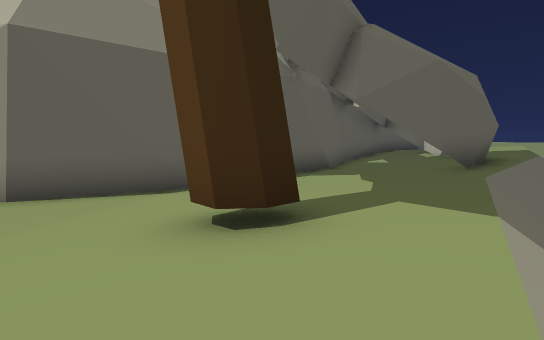
[1] (above)

24 first-person views from a walk through a scene from a Unity 3-D project. The camera is 1.3 m above the floor, tilts 6° down and sees 80° across. The floor is counted in squares, 2 m on a side. Each view is taken from the middle of a square. On the plan, view 1 faces up. The plan holds only what a view shows up to about 10 squares ahead; the rest is blank. The place goes on beyond the plan. The player character is not drawn.

[2]
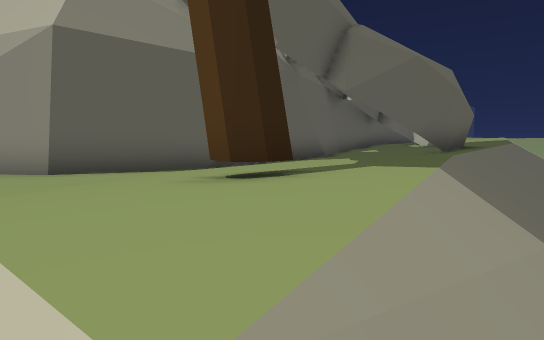

[3]
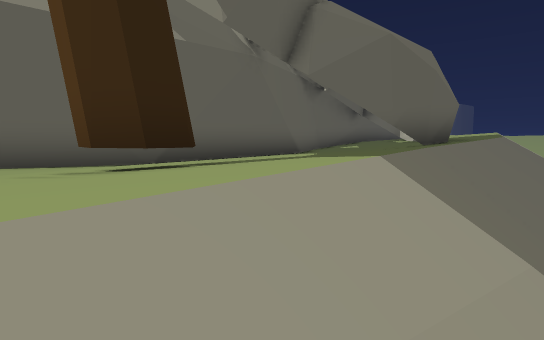

[4]
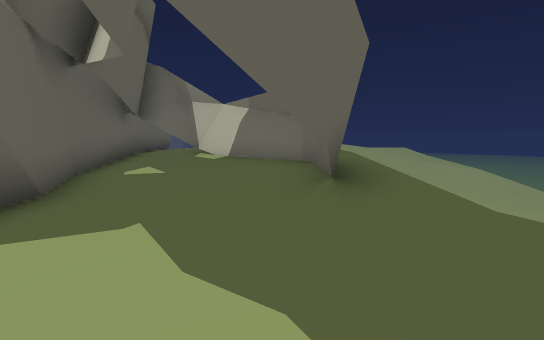

[5]
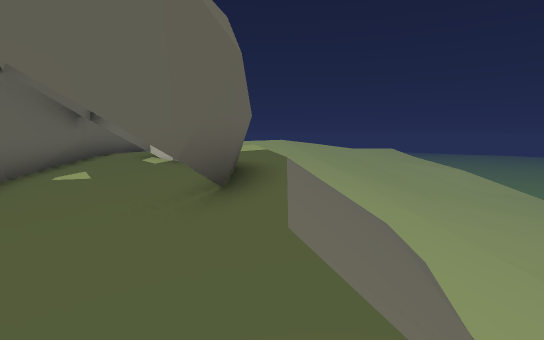

[6]
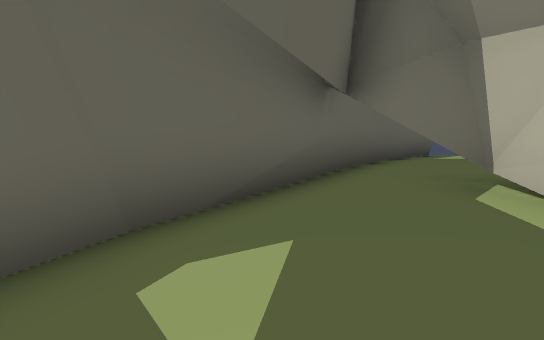

[7]
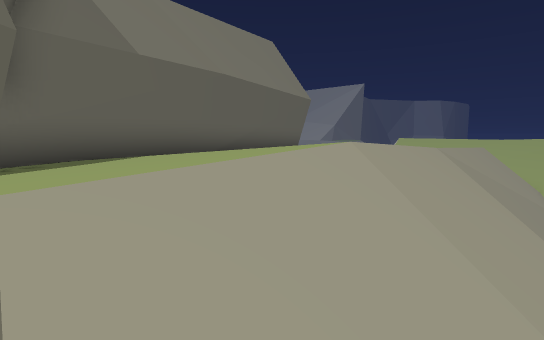

[8]
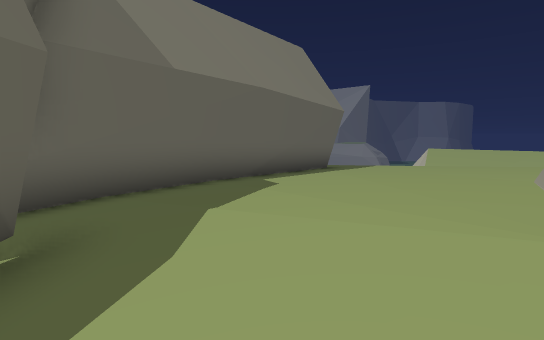

[9]
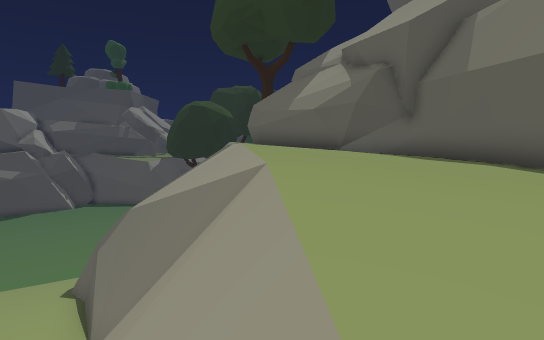

[10]
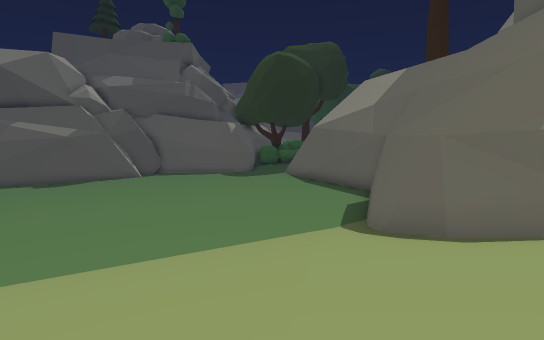

[11]
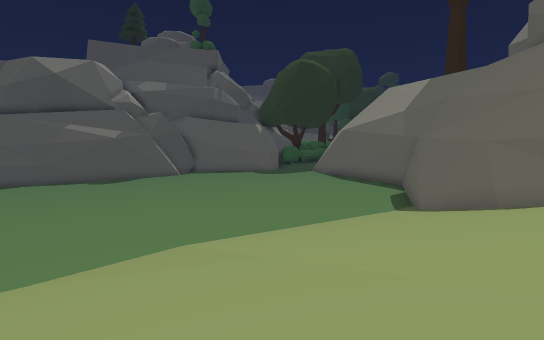

[12]
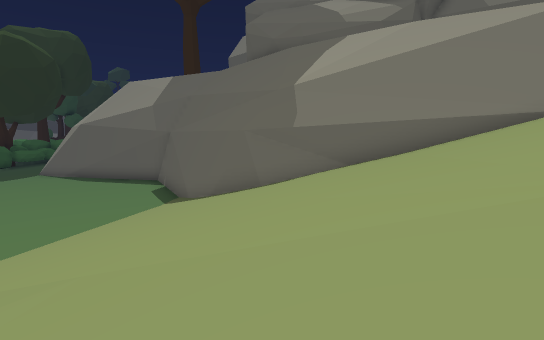

[13]
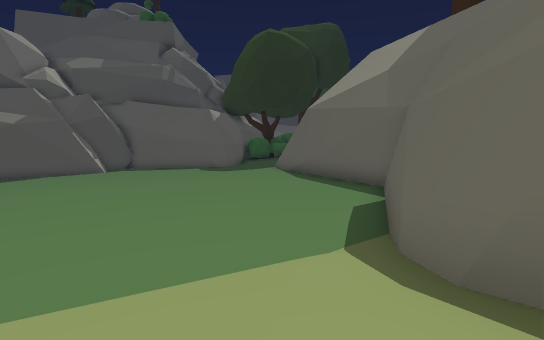

[14]
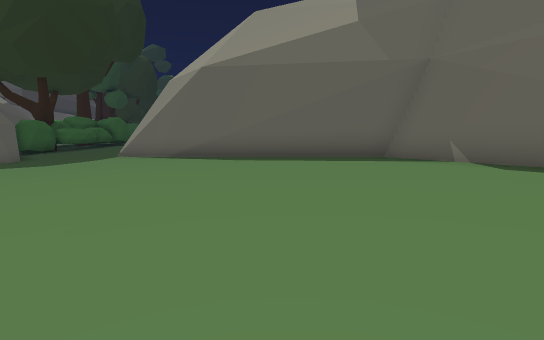

[15]
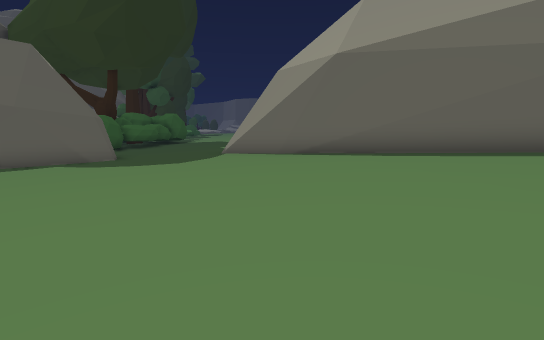

[16]
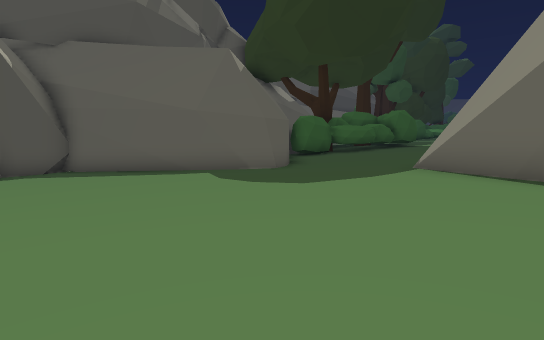

[17]
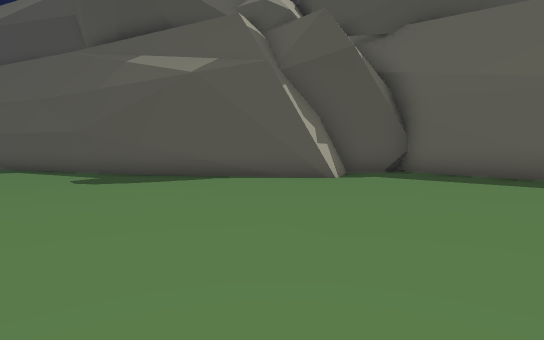

[18]
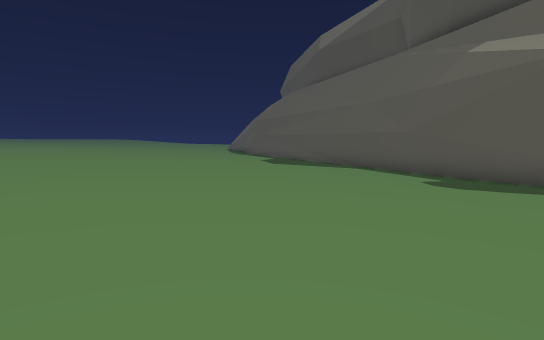

[19]
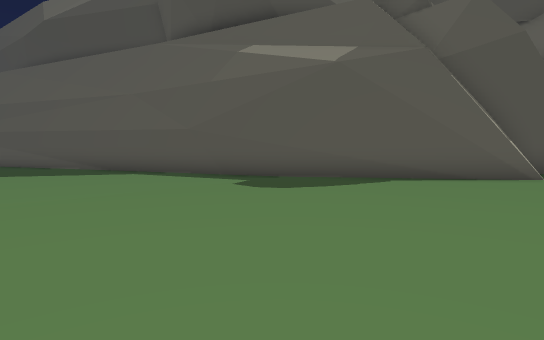

[20]
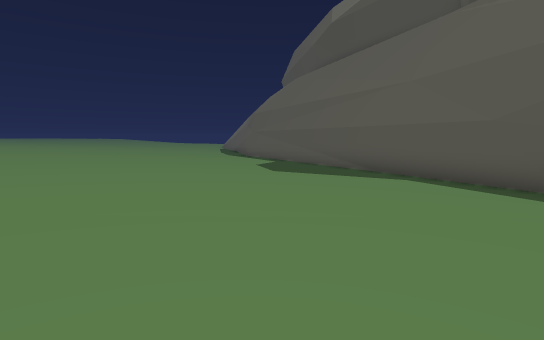

[21]
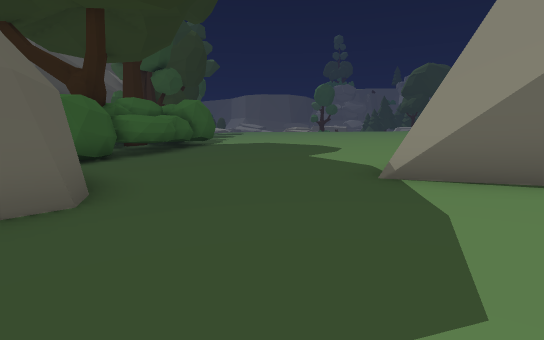

[22]
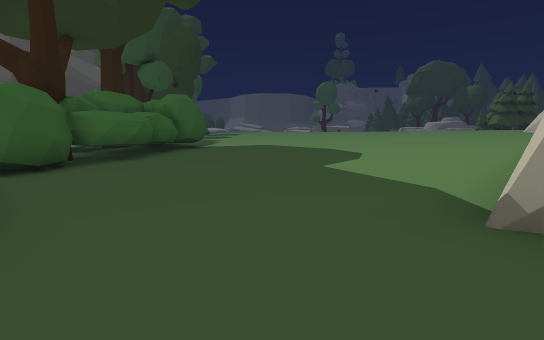

[23]
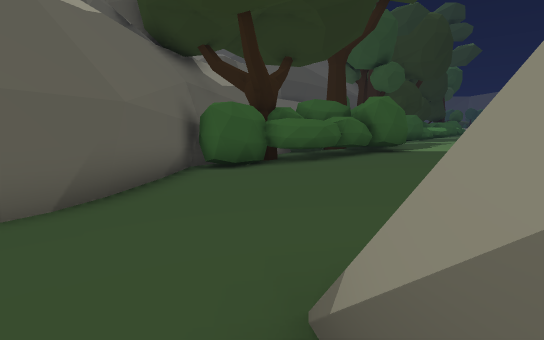

[24]
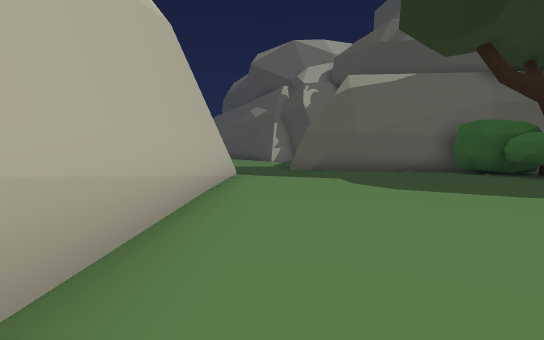

### Floor plan
Key: @ floor where view 1 was taken; # wall or solid block; . main floor; - floor 0.25 m lower than the main floor; : floor 0.5 m higher than the main floor; + floor 0.75 m higher than the main floor; _ floor 0.75 m lower than the main floor; < floor 1.25 m lower than the main floor; * floor 10.5 m higher than the main floor; % floor 10.75 m higher than the main floor; & floor 11.25 m higher than the main floor; $ floor 11.75 m higher than the main floor; / step, stairs or slope; = window, fence, low wall or low ledge; v drop or lower ground.
Columns run from 6 left of view 1 to 20 right of it. Each row starts with its distance up from view 1.
 21               ##%%%%=
 20               #%%%&&&=
 19              ##&&&&&&//
 18             ##&&&&&&///
 17            ##&&&&&&//
 16            #&&&&&&/v#
 15           ##&&&&&$vv#
 14          ##%#&&$$/v#/
 13         ##%%#&/$//v#/
 12         #*/&#&/$//v#///
 11        ##*/&#&$///v#////
 10       ##*//&#&////#//////
  9       #*////#&/ //#////////
  8      ##*///##/////#////////
  7    ### */###//////#////////
  6   ##**////////#=##=////////
  5  ##**////&///####//////////
  4   ***//////v##+++++////////
  3   /**/#&///#+++++++::://///
  2    ////&///#+++::::::::::::
  1     //////##::::::::::::::
  0 ++## v@///#::::::::::::::.
 -1 +++## / //::::::::::......
 -2 ++++#   /#:::::...........
 -3 +++++#  ##.......... .. ..
 -4 ++++::###...........
 -5 +++:::/#............
 -6 +::::..................
 -7 ::::..............---------
 -8 :::..........--------------
 -9 :......//..----------______
-10 ......###/------___________
-11 ##...## ##---______________
-12  #####   #_________________
-13          ##________________
-14           #___##___________
-15           ########/<<<_____
-16                  ####<<<<<<
-17                     ####<<<
-18                        ###

Where each view was taken, in squares from view 1:
view 1: 0 up, 0 right, facing up
view 2: 1 down, 0 right, facing up
view 3: 0 up, 1 right, facing up
view 4: 5 up, 1 right, facing up-right
view 5: 4 up, 2 right, facing up-right
view 6: 10 up, 4 right, facing up
view 7: 10 up, 9 right, facing up
view 8: 11 up, 8 right, facing up
view 9: 19 up, 15 right, facing down-left
view 10: 9 up, 17 right, facing down-left
view 11: 9 up, 20 right, facing down-left
view 12: 8 up, 20 right, facing left
view 13: 7 up, 14 right, facing down-left
view 14: 0 up, 13 right, facing left
view 15: 4 down, 12 right, facing left
view 16: 3 down, 8 right, facing down-left
view 17: 6 down, 9 right, facing down
view 18: 6 down, 11 right, facing down-right
view 19: 7 down, 13 right, facing down
view 20: 9 down, 14 right, facing down-right
view 21: 7 down, 5 right, facing left
view 22: 7 down, 3 right, facing left
view 23: 5 down, 2 right, facing down-left
view 24: 0 up, 6 left, facing down-right
